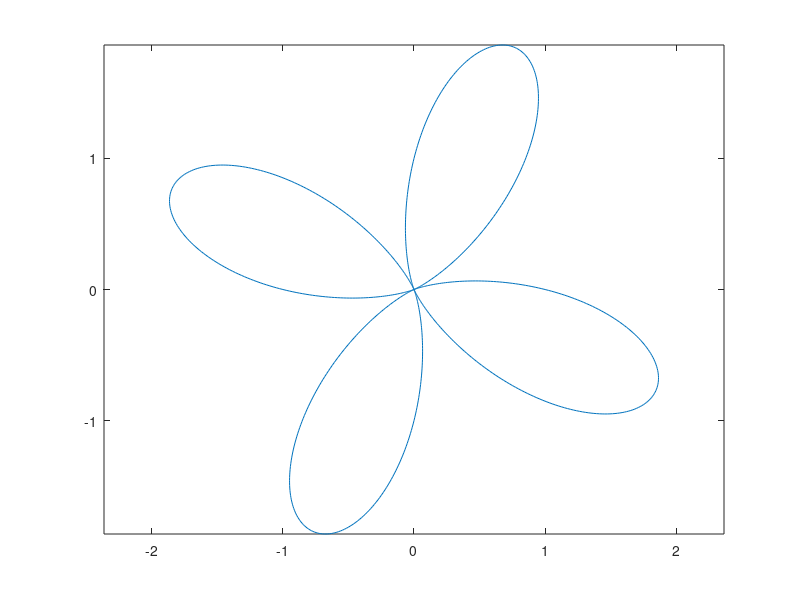

Write MATLAB code to recreate this figure. (Note: this script raises an error after producing the figure.)
%% Task3

theta = 0:pi/500:2*pi;
r = 1 - sin(4*theta);
x = r.*cos(theta);
y = r.*sin(theta);

figure(1)
plot(x, y)
axis equal;
figure(2)
polarplot(theta, r)

clear